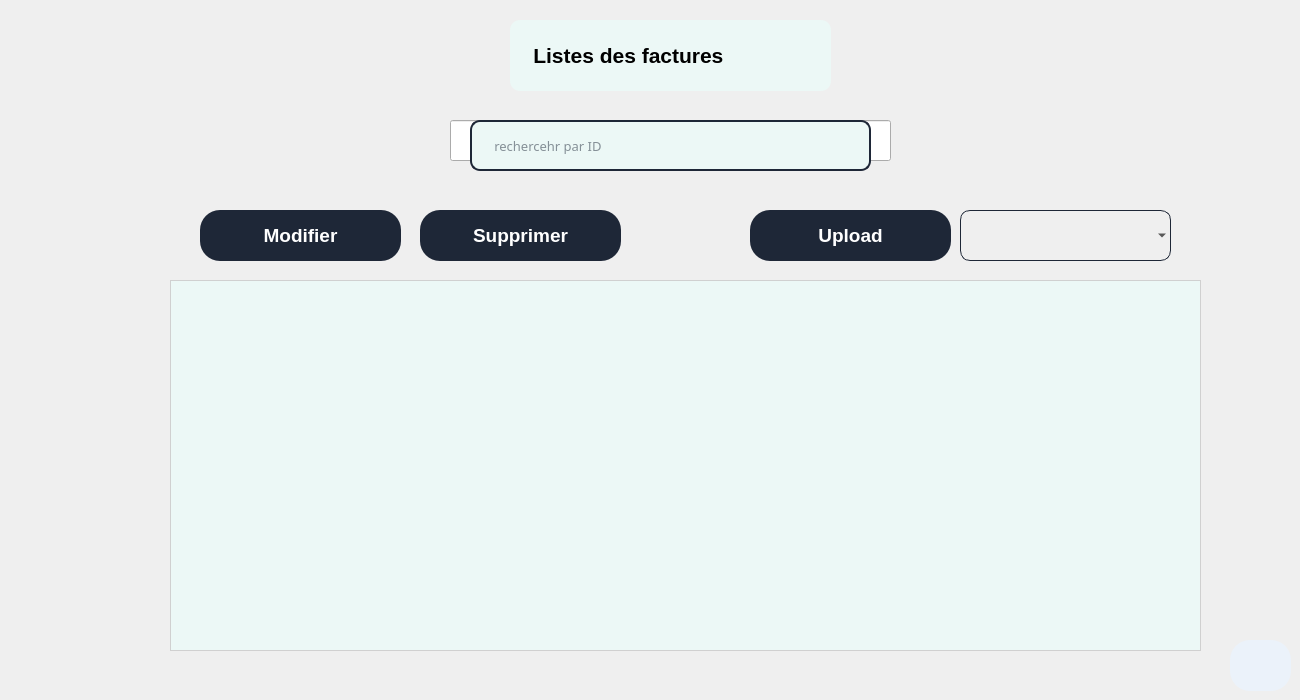
       <widget class="QWidget" name="afficherFacturePage">
        <widget class="QLabel" name="label_13">
         <property name="geometry">
          <rect>
           <x>510</x>
           <y>20</y>
           <width>321</width>
           <height>71</height>
          </rect>
         </property>
         <property name="font">
          <font>
           <pointsize>16</pointsize>
           <weight>75</weight>
           <bold>true</bold>
          </font>
         </property>
         <property name="styleSheet">
          <string notr="true">QLabel{
background: #ecf8f6;
color: black;
border-radius: 10px;
}</string>
         </property>
         <property name="text">
          <string>    Listes des factures</string>
         </property>
        </widget>
        <widget class="QTableView" name="factureTableView">
         <property name="geometry">
          <rect>
           <x>170</x>
           <y>280</y>
           <width>1031</width>
           <height>371</height>
          </rect>
         </property>
         <property name="styleSheet">
          <string notr="true">QTableView {
    background-color: #ecf8f6; 
    selection-background-color: #6FCC4E; 
    selection-color: white;
    color: black;
    border: 1px solid #d0d0d0; 
}

QHeaderView::section {
    background-color: #6FCC4E;
    color: white;
    padding: 4px;
    border: 1px solid #00567F; 
}

QTableView::item:selected {
    background-color: #6FCC4E; 
    color: white;
}</string>
         </property>
        </widget>
        <widget class="QPushButton" name="modifierIrrBtnPage">
         <property name="geometry">
          <rect>
           <x>200</x>
           <y>210</y>
           <width>201</width>
           <height>51</height>
          </rect>
         </property>
         <property name="font">
          <font>
           <pointsize>14</pointsize>
           <weight>75</weight>
           <bold>true</bold>
          </font>
         </property>
         <property name="styleSheet">
          <string notr="true">QPushButton{
background: #1E2737;
color: white;
border-radius: 20px;
}  
QPushButton:hover
{
color: white;
background: #0FAC71;
} </string>
         </property>
         <property name="text">
          <string>Modifier</string>
         </property>
        </widget>
        <widget class="QPushButton" name="deleteIrrBtn">
         <property name="geometry">
          <rect>
           <x>420</x>
           <y>210</y>
           <width>201</width>
           <height>51</height>
          </rect>
         </property>
         <property name="font">
          <font>
           <pointsize>14</pointsize>
           <weight>75</weight>
           <bold>true</bold>
          </font>
         </property>
         <property name="styleSheet">
          <string notr="true">QPushButton{
background: #1E2737;
color: white;
border-radius: 20px;
}  
QPushButton:hover
{
color: white;
background: #0FAC71;
}  </string>
         </property>
         <property name="text">
          <string>Supprimer</string>
         </property>
        </widget>
        <widget class="QPushButton" name="backMenuIrr_3">
         <property name="geometry">
          <rect>
           <x>1230</x>
           <y>640</y>
           <width>61</width>
           <height>51</height>
          </rect>
         </property>
         <property name="font">
          <font>
           <pointsize>14</pointsize>
           <weight>75</weight>
           <bold>true</bold>
          </font>
         </property>
         <property name="styleSheet">
          <string notr="true">QPushButton{
background: #EBF2FA;
color: black;
border-radius: 20px;
}  
QPushButton:hover
{
color: white;
background: #0FAC71;
} </string>
         </property>
         <property name="text">
          <string/>
         </property>
         <property name="icon">
          <iconset resource="icon.qrc">
           <normaloff>:/icons/icon/log-out.svg</normaloff>:/icons/icon/log-out.svg</iconset>
         </property>
         <property name="iconSize">
          <size>
           <width>30</width>
           <height>30</height>
          </size>
         </property>
        </widget>
        <widget class="QPushButton" name="pdfBtn">
         <property name="geometry">
          <rect>
           <x>750</x>
           <y>210</y>
           <width>201</width>
           <height>51</height>
          </rect>
         </property>
         <property name="font">
          <font>
           <pointsize>14</pointsize>
           <weight>75</weight>
           <bold>true</bold>
          </font>
         </property>
         <property name="styleSheet">
          <string notr="true">QPushButton{
background: #1E2737;
color: white;
border-radius: 20px;
}  
QPushButton:hover
{
color: white;
background: #0FAC71;
}  </string>
         </property>
         <property name="text">
          <string>Upload</string>
         </property>
        </widget>
        <widget class="QLineEdit" name="rechBarLE">
         <property name="geometry">
          <rect>
           <x>450</x>
           <y>120</y>
           <width>441</width>
           <height>41</height>
          </rect>
         </property>
        </widget>
        <widget class="QLineEdit" name="rechercheBar">
         <property name="geometry">
          <rect>
           <x>470</x>
           <y>120</y>
           <width>401</width>
           <height>51</height>
          </rect>
         </property>
         <property name="font">
          <font>
           <family>century gothic</family>
           <pointsize>10</pointsize>
          </font>
         </property>
         <property name="styleSheet">
          <string notr="true">QLineEdit
{
font-family:century gothic;
background:#ecf8f6;
border:none;
color: #1E2737;
border-radius: 10px;
border: 2px solid #1E2737;
}</string>
         </property>
         <property name="placeholderText">
          <string>      rechercehr par ID</string>
         </property>
        </widget>
        <widget class="QComboBox" name="triFacturesComboBox">
         <property name="geometry">
          <rect>
           <x>960</x>
           <y>210</y>
           <width>211</width>
           <height>51</height>
          </rect>
         </property>
         <property name="font">
          <font>
           <family>century gothic</family>
           <weight>75</weight>
           <bold>true</bold>
          </font>
         </property>
         <property name="styleSheet">
          <string notr="true">QComboBox{
font-family:century gothic;
background:transparent;
border:none;
color:black;
border-radius: 10px;
border: 1px solid #1E2737;
}
</string>
         </property>
        </widget>
        <widget class="QLabel" name="qrCodeLabel">
         <property name="geometry">
          <rect>
           <x>30</x>
           <y>20</y>
           <width>201</width>
           <height>161</height>
          </rect>
         </property>
         <property name="text">
          <string/>
         </property>
        </widget>
       </widget>
